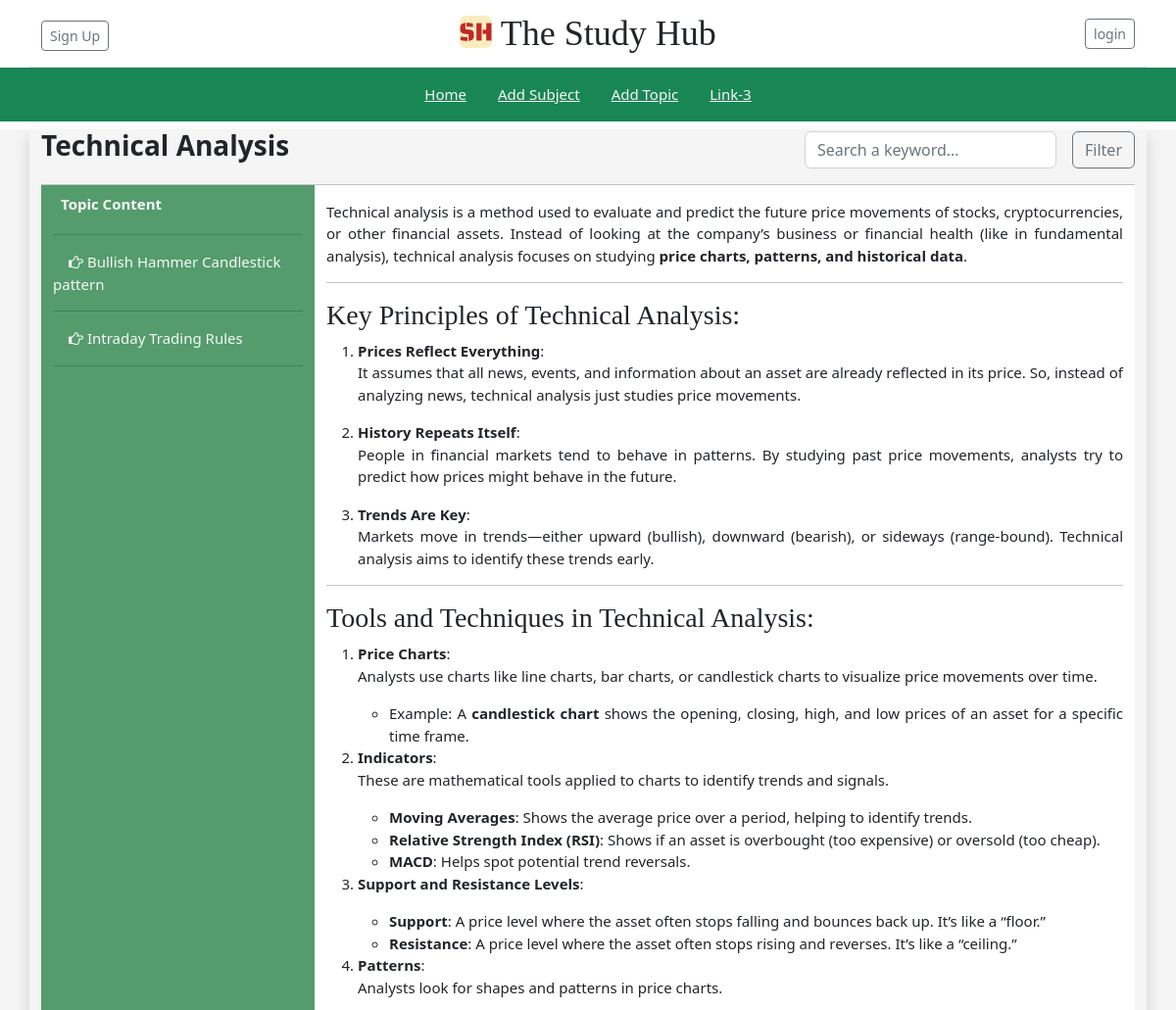
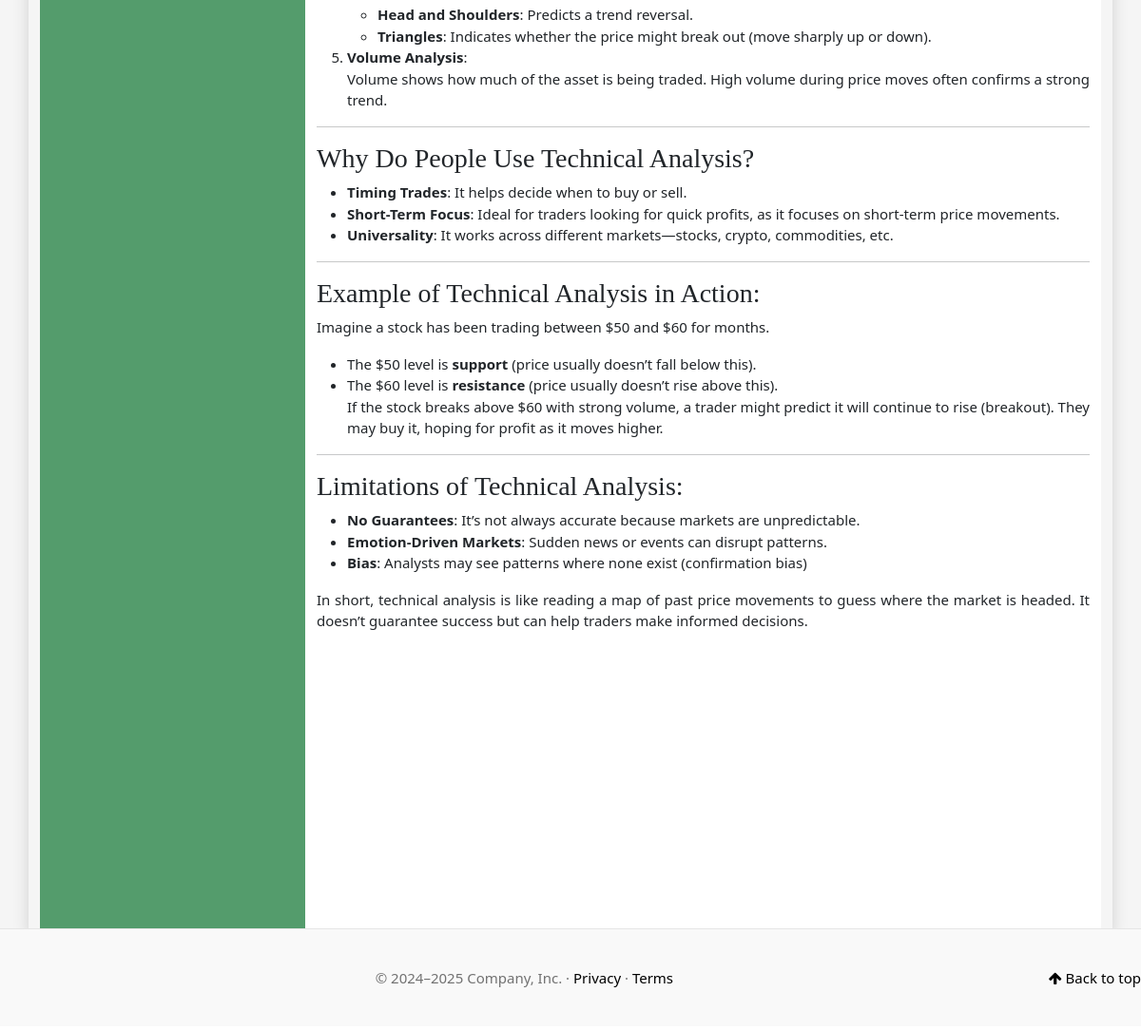
Before: /subject-details/?subject=Technical Analysis with the older database file (2 pictures, top to bottom).
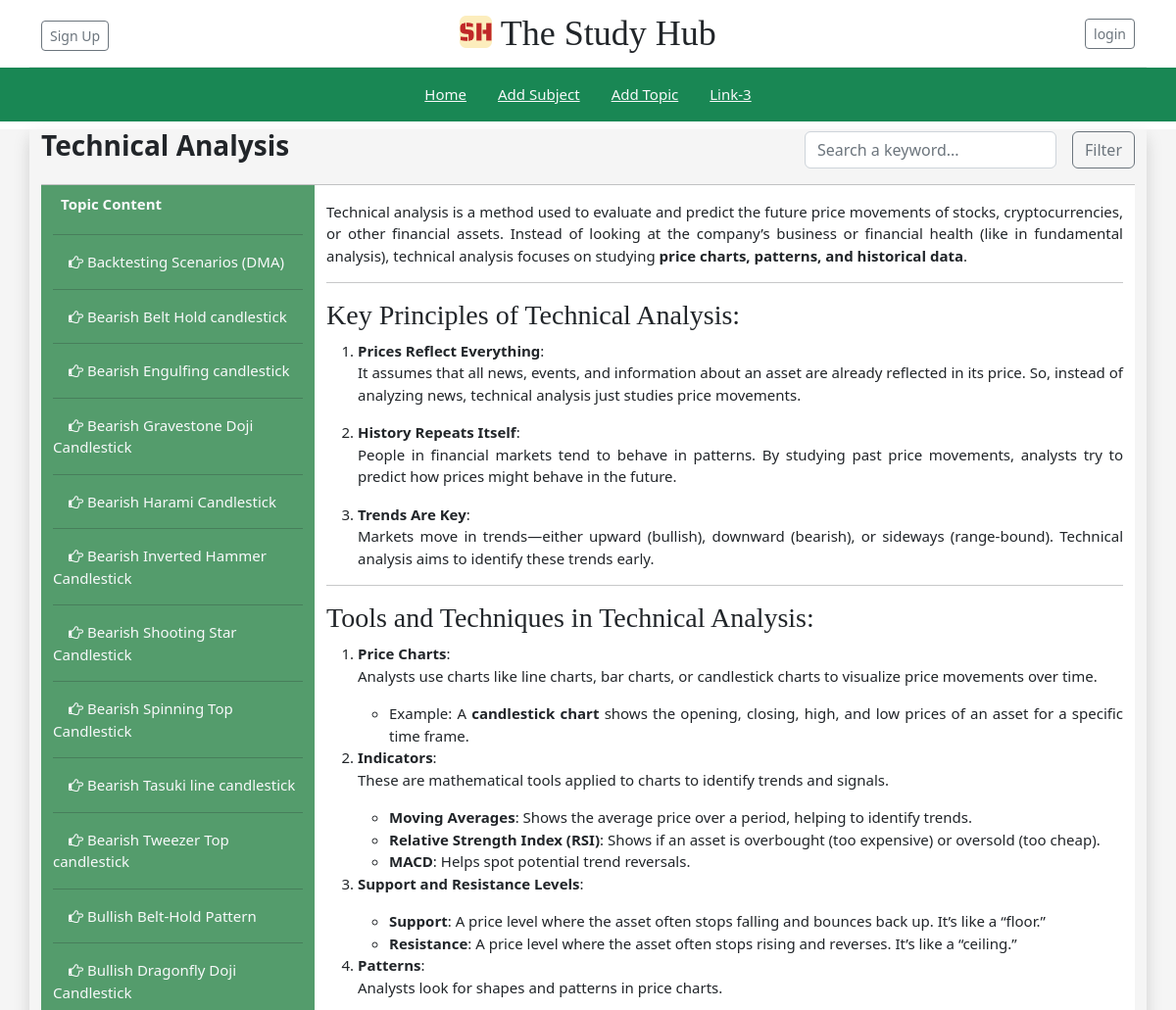
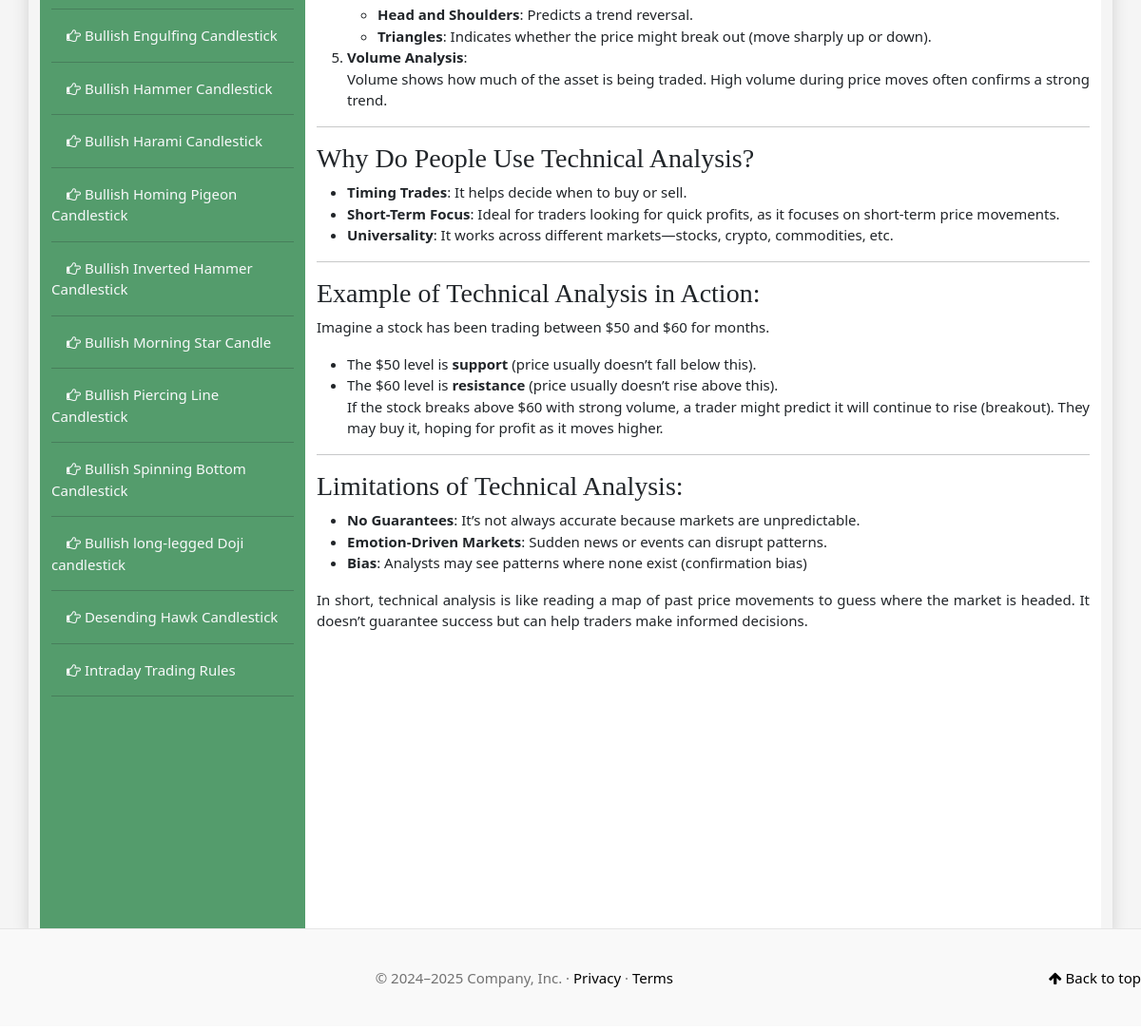
After: the same page with the newer database file (2 pictures, top to bottom).
### study_app/models.py (models this page shows, shortened)
class Subject(models.Model):
    id = models.UUIDField(primary_key=True, default=uuid.uuid4, editable=False)
    name = models.CharField(max_length=100)
    description = models.TextField()
    created_at = models.DateTimeField(auto_now_add=True)
    updated_at = models.DateTimeField(auto_now=True)

class Topic(models.Model):
    id = models.UUIDField(primary_key=True, default=uuid.uuid4, editable=False)
    subject = models.ForeignKey(Subject, on_delete=models.CASCADE)
    name = models.CharField(max_length=100)
    description = models.TextField()
    created_at = models.DateTimeField(auto_now_add=True)
    updated_at = models.DateTimeField(auto_now=True)

### study_app/views.py (the view)
# urls.py: path("subject-details/", SubjectDetailView.as_view(), name="subject_details"),
class SubjectDetailView(DetailView):
    model = Subject
    template_name = "study/subject/subject_details.html"
    context_object_name = "subject"
    def get_object(self, queryset=None):
        subject_name = self.request.GET.get("subject")
        return get_object_or_404(Subject, name=subject_name)
    def get_context_data(self, **kwargs):
        context = super().get_context_data(**kwargs)
        context["related_contents"] = Topic.objects.filter(subject=self.object).order_by("name")
        return context

### study_app/context_processors.py (called while the page is built)
def site_context(request):
    title = "The Study Hub"
    return {
        "title":title,
    }

### templates/study/subject/subject_details.html (shortened to what this page needs)
{% extends 'master.html' %}{% load static %}
{% block headblock %}{{ subject.name }}
{% endblock %}
{% block mainblock %}
<div class="container-fluid" style="height: 100vh;">
    <div class="row" style="height: 100%;">
        <div class="col-md-3" style="background-color: rgb(84, 156, 108); height: 100%; overflow-y: auto;">
            <p class="p-1 m-1 text-light fw-bold"> Topic Content</p>
            <hr/>
            <ul class="list-unstyled">
                {% for topic in related_contents %}
                    <li>
                        <a href="{% url 'topic_details' %}?topic={{topic.name|urlencode}}" class="ms-3 text-light">
                            <i class="fa fa-hand-o-right" aria-hidden="true"></i> {{ topic.name }}
                        </a>
                        <hr/>
                    </li>
                {% endfor %}
            </ul>
        </div>
        <div class="col-md-9" style="height: 100%; overflow-y: auto;">
            <p style="text-align: justify;" class="ms-1">
                {{ subject.description|safe }}
            </p>
        </div>
    </div>
</div>
{% endblock %}

### templates/master.html (shortened to what this page needs)
<!doctype html>
<html lang="en">
{%load static %}
    <head>
        <link href="{% static 'font-awesome/css/font-awesome.min.css' %}" rel="stylesheet">
        <link rel="stylesheet" href="{% static 'home.css' %}">
        <link href="{% static 'bootstrap/css/bootstrap.min.css' %}" rel="stylesheet">
    </head>
    <body>
        <header class="container blog-header py-3">
            <div class="row flex-nowrap justify-content-between align-items-center">
                <div class="col-4 pt-1">
                    {% if request.user.is_authenticated %}
                        <a class="btn btn-sm btn-outline-secondary" href="">Holding</a>
                    {% else %}
                        <a class="btn btn-sm btn-outline-secondary" href="{% url 'signup' %}">Sign Up</a>
                    {% endif %}
                </div>
                <div class="col-4 text-center">
                    <a class=" blog-header-logo text-dark" href="{% url 'home' %}">
                        <img src="{% static 'img/favicon.png' %}" width="33" height="33" class="d-inline-block align-top"
                                    alt="">
                        <span>{{title}}</span>
                    </a>
                </div>
                <div class=" col-4 d-flex justify-content-end align-items-center">
                    {% if request.user.is_authenticated %}
                        {% if request.user.is_superuser %}
                            <a class="btn btn-sm btn-outline-secondary" target="_blank" href="/admin/">Admin</a>
                        {% endif %}
                            <a class="btn btn-sm btn-outline-secondary" href="{% url 'logout' %}">Logout</a>
                    {% else %}
                        <a class="btn btn-sm btn-outline-secondary" href="{% url 'login' %}">login</a>
                    {% endif %}
                </div>
            </div>
        </header>
        <ul class="nav justify-content-center bg-success mb-2 p-2">
            <li class="nav-item">
                <a class="nav-link text-light" href="{% url 'home' %}"><u>Home</u></a>
            </li>
            <li class="nav-item">
                <a class="nav-link text-light" href="{% url 'add_subject' %}"><u>Add Subject</u></a>
            </li>
            <li class="nav-item">
                <a class="nav-link text-light" href="{% url 'add_topic' %}"><u>Add Topic</u></a>
            </li>
            <li class="nav-item">
                <a class="nav-link text-light" href=""><u>Link-3</u></a>
            </li>
        </ul>
        <main class="container-fluid" style="background-color:whitesmoke;">
            <div class="container shadow">
                <div class="fw-semibold h3">
                    <div class="d-flex justify-content-between">
                        <div class="d-inline-block">
                            {% block headblock %}{% endblock %}
                        </div>
                        <div class="d-inline-block">
                                <form method="GET" class="d-inline-block" action="{% url 'apply_filter' %}">
                                    <div class="row g-3">
                                    <div class="col-auto">
                                        <input type="text" class="form-control" name="key" value="{{ request.GET.key }}"
                                               placeholder="Search a keyword..." required>
                                    </div>
                                    <div class="col-auto">
                                        <input type="submit" value="Filter" class="btn btn-outline-secondary">
                                    </div>
                                </div>
                                </form>
                            </div>
                        </div>
                </div>
                <hr class="mb-0"/>
                <div style="background-color:white;" >
                    {% block mainblock %}{% endblock %}
                </div>
            </div>
        </main>
        <footer class=" blog-footer mb-1">
            <p class="float-end"><a href="#"><i class="fa fa-arrow-up" aria-hidden="true"></i> Back to top</a></p>
            <p>&copy; 2024–2025 Company, Inc. &middot; <a href="#">Privacy</a> &middot; <a href="#">Terms</a></p>
        </footer>
    </body>
</html>

### static/home.css (style rules this page uses)
.blog-header { line-height: 1; border-bottom: 1px solid #e5e5e5; }
.blog-header-logo { font-family: "Playfair Display", Georgia, "Times New Roman", serif; font-size: 2.25rem; }
h1, h2, h3, h4, h5, h6 { font-family: "Playfair Display", Georgia, "Times New Roman", serif; }
.blog-footer { padding: 2.5rem 0; color: #727272; text-align: center; background-color: #f9f9f9; border-top: .05rem solid #e5e5e5; }
.blog-footer p:last-child { margin-bottom: 0; }

### templates/master.html (style rules this page uses)
html { box-sizing: border-box; }
*, *::before, *::after { box-sizing: inherit; }
body { font-size: 15px; }
a { text-decoration: none; color: black; }

Changed rows visible on the page:
added Topic: name "Backtesting Scenarios (DMA)"
added Topic: name "Bearish Belt Hold candlestick"
added Topic: name "Bearish Engulfing candlestick"
added Topic: name "Bearish Gravestone Doji Candlestick"
added Topic: name "Bearish Harami Candlestick"
added Topic: name "Bearish Inverted Hammer Candlestick"
added Topic: name "Bearish Shooting Star Candlestick"
added Topic: name "Bearish Spinning Top Candlestick"
added Topic: name "Bearish Tasuki line candlestick"
added Topic: name "Bearish Tweezer Top candlestick"
added Topic: name "Bullish Belt-Hold Pattern"
added Topic: name "Bullish Dragonfly Doji Candlestick"
added Topic: name "Bullish Engulfing Candlestick"
changed Topic: name "Bullish Hammer Candlestick pattern" → "Bullish Hammer Candlestick"
added Topic: name "Bullish Harami Candlestick"
added Topic: name "Bullish Homing Pigeon Candlestick"
added Topic: name "Bullish Inverted Hammer Candlestick"
added Topic: name "Bullish Morning Star Candle"
added Topic: name "Bullish Piercing Line Candlestick"
added Topic: name "Bullish Spinning Bottom Candlestick"
added Topic: name "Bullish long-legged Doji candlestick"
added Topic: name "Desending Hawk Candlestick"
